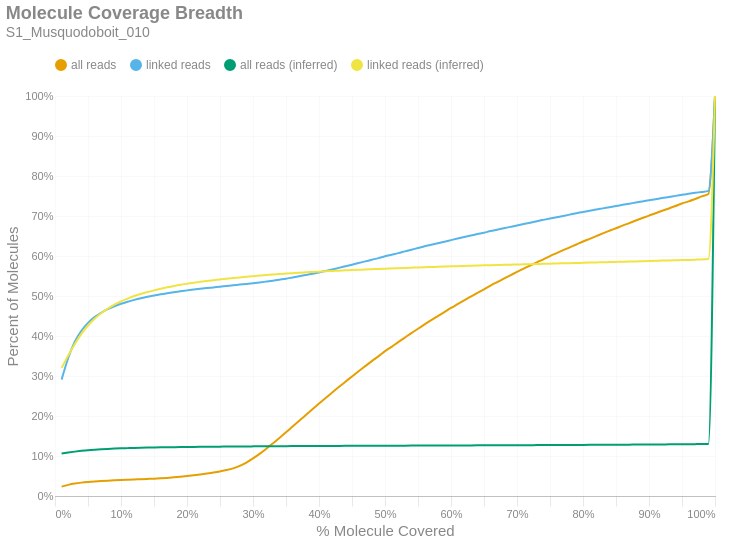

This figure's notebook cell:
### Markdown cell above
### Molecule Read Coverage
This chart shows molecule coverage breadth as computed by the number of bases aligned to that molecule. In other words, "*how much of each unique long molecule is actually sequenced/aligned?*" Keep in mind there is a distinction between sequences and alignments, since some sequences belonging to a particular molecule may not align well and wouldn't appear in the alignment data. This chart also shows molecule coverage breadth as computed by the *inferred fragment* from which the aligned sequences originate. Unlike read coverage, this calculation takes into account the total insert size, including unsequenced gaps between the forward and reverse reads. Like the previous figures, these are cumulative percents.

### Code cell
if SKIPLR:
    print_html(f"Skipped")
else:
    binned_df = consolidated_hist(valids['coverage_bp'], mask, 0.01, True)
    binned_df_inf = consolidated_hist(valids['coverage_inserts'], mask, 0.01, True)
    binned_df = binned_df.with_columns(pl.lit(binned_df_inf['all reads (cumsum)']).alias('all reads (inferred)'))
    binned_df = binned_df.with_columns(pl.lit(binned_df_inf['linked reads (cumsum)']).alias('linked reads (inferred)'))
    binned_df = binned_df.with_columns(
        (pl.col('bin').cast(pl.Float64) + 0.01).alias('right_edge')
    )

    with SafeRender(binned_df):
        (
            density_plot(binned_df, 'Molecule Coverage Breadth', samplename, 'molcov', ['all reads (inferred)','linked reads (inferred)'])
            .encode(
                #x=alt.X('bin:Q', title="% Molecule Covered").axis(format = '%').scale(padding=0),
                x=alt.X('right_edge:Q', title="% Molecule Covered").axis(format='%').scale(padding=0),
                y=alt.Y('value:Q', title='Percent of Molecules')
                    .axis(format='%')
                    .stack(False)
                    .scale(domainMin=0, padding=0),
                color=alt.Color("key:N").scale(domain = ["all reads", "linked reads", "all reads (inferred)", "linked reads (inferred)"]),
                tooltip = [
                    alt.Tooltip("key:N", title = "Data Type"),
                    alt.Tooltip("range_label:N", title="% Molecule Covered"),
                    alt.Tooltip("value:Q", format = ".2%", title="% Molecules")
                ]
            )
        ).display()

### Figure 1 — Vega-Lite specification as saved in the notebook (floating-point values rounded to 4 significant figures)
{"width": "container", "height": 400, "config": {"title": {"anchor": "start", "dy": -15, "fontSize": 18, "color": "#888888", "subtitleColor": "#888888", "subtitleFontSize": 14}, "arc": {"fill": "#0072B2"}, "axis": {"domainColor": "#888888", "domainWidth": 0.5, "gridWidth": 0.2, "grid": false, "titleFontWeight": 400, "titleFontSize": 15, "labelFontSize": 11, "labelColor": "#888888", "tickColor": "#888888", "tickWidth": 0.2, "titleColor": "#888888"}, "axisBand": {"grid": false}, "axisX": {"grid": true, "tickSize": 10, "domainCap": "round"}, "axisY": {"domain": false, "grid": true, "tickSize": 0, "domainCap": "round"}, "background": "transparent", "header": {"labelFontSize": 15, "labelColor": "#888888", "titleFontSize": 15, "titleFontWeight": 600, "titleColor": "#888888"}, "legend": {"labelFont": "sans-serif", "labelFontSize": 12, "labelColor": "#888888", "symbolSize": 100, "symbolType": "circle", "titleFontSize": 12, "titlePadding": 10, "titleColor": "#888888", "title": null, "orient": "top"}, "range": {"category": ["#E69F00", "#56B4E9", "#009E73", "#F0E442", "#0072B2", "#D55E00", "#CC79A7", "#000000"], "diverging": ["#cfe8f3", "#a2d4ec", "#73bfe2", "#46abdb", "#1696d2", "#12719e"]}, "area": {"fill": "#0072B2", "fillOpacity": 0.7, "line": true, "strokeOpacity": 0.7}, "line": {"color": "#0072B2", "stroke": "#0072B2", "strokeWidth": 2}, "trail": {"color": "#0072B2", "stroke": "#0072B2", "strokeWidth": 0, "size": 1}, "point": {"filled": true, "fillOpacity": 1.0, "size": 95}, "text": {"color": "#888888", "fontSize": 11, "align": "right", "fontWeight": 400, "size": 11}, "bar": {"fill": "#0072B2", "stroke": null}, "view": {"stroke": null, "continuousWidth": 660, "continuousHeight": 400}}, "data": {"name": "data-4e44ec08aa165a5f848769bc50f5bca7"}, "mark": {"type": "line", "interpolate": "monotone", "point": {"opacity": 0, "size": 275}}, "encoding": {"color": {"field": "key", "scale": {"domain": ["all reads", "linked reads", "all reads (inferred)", "linked reads (inferred)"]}, "type": "nominal"}, "tooltip": [{"field": "key", "title": "Data Type", "type": "nominal"}, {"field": "range_label", "title": "% Molecule Covered", "type": "nominal"}, {"field": "value", "format": ".2%", "title": "% Molecules", "type": "quantitative"}], "x": {"axis": {"format": "%"}, "field": "right_edge", "scale": {"padding": 0}, "title": "% Molecule Covered", "type": "quantitative"}, "y": {"axis": {"format": "%"}, "field": "value", "scale": {"domainMin": 0, "padding": 0}, "stack": false, "title": "Percent of Molecules", "type": "quantitative"}}, "params": [{"name": "param_c36ac31b6afebe62", "select": {"type": "point", "fields": ["key"]}, "bind": "legend"}], "title": {"text": "Molecule Coverage Breadth", "subtitle": "S1_Musquodoboit_010"}, "transform": [{"fold": ["all reads (cumsum)", "linked reads (cumsum)", "all reads (inferred)", "linked reads (inferred)"]}, {"calculate": "replace(datum.key, ' (cumsum)', '')", "as": "key"}, {"filter": {"param": "param_c36ac31b6afebe62"}}], "usermeta": {"embedOptions": {"downloadFileName": "S1_Musquodoboit_010.molcov"}}, "$schema": "https://vega.github.io/schema/vega-lite/v6.1.0.json", "datasets": {"data-4e44ec08aa165a5f848769bc50f5bca7": [{"bin": "0.0", "interval": "0.0-0.01", "all reads": 0.02352, "linked reads": 0.2909, "all reads (cumsum)": 0.02352, "linked reads (cumsum)": 0.2909, "range_label": "0.0-0.01", "all reads (inferred)": 0.1063, "linked reads (inferred)": 0.3203, "right_edge": 0.01}, {"bin": "0.01", "interval": "0.01-0.02", "all reads": 0.004323, "linked reads": 0.05405, "all reads (cumsum)": 0.02784, "linked reads (cumsum)": 0.3449, "range_label": "0.01-0.02", "all reads (inferred)": 0.1087, "linked reads (inferred)": 0.3509, "right_edge": 0.02}, {"bin": "0.02", "interval": "0.02-0.03", "all reads": 0.003281, "linked reads": 0.04087, "all reads (cumsum)": 0.03112, "linked reads (cumsum)": 0.3858, "range_label": "0.02-0.03", "all reads (inferred)": 0.1109, "linked reads (inferred)": 0.38, "right_edge": 0.03}, {"bin": "0.03", "interval": "0.03-0.04", "all reads": 0.002306, "linked reads": 0.02727, "all reads (cumsum)": 0.03343, "linked reads (cumsum)": 0.4131, "range_label": "0.03-0.04", "all reads (inferred)": 0.1129, "linked reads (inferred)": 0.4054, "right_edge": 0.04}, {"bin": "0.04", "interval": "0.04-0.05", "all reads": 0.00168, "linked reads": 0.01971, "all reads (cumsum)": 0.03511, "linked reads (cumsum)": 0.4328, "range_label": "0.04-0.05", "all reads (inferred)": 0.1145, "linked reads (inferred)": 0.4263, "right_edge": 0.05}, {"bin": "0.05", "interval": "0.05-0.06", "all reads": 0.00132, "linked reads": 0.01434, "all reads (cumsum)": 0.03643, "linked reads (cumsum)": 0.4471, "range_label": "0.05-0.06", "all reads (inferred)": 0.1158, "linked reads (inferred)": 0.4432, "right_edge": 0.06}, {"bin": "0.06", "interval": "0.06-0.07", "all reads": 0.001046, "linked reads": 0.01098, "all reads (cumsum)": 0.03748, "linked reads (cumsum)": 0.4581, "range_label": "0.06-0.07", "all reads (inferred)": 0.1169, "linked reads (inferred)": 0.457, "right_edge": 0.07}, {"bin": "0.07", "interval": "0.07-0.08", "all reads": 0.0009064, "linked reads": 0.008991, "all reads (cumsum)": 0.03838, "linked reads (cumsum)": 0.4671, "range_label": "0.07-0.08", "all reads (inferred)": 0.1178, "linked reads (inferred)": 0.4684, "right_edge": 0.08}, {"bin": "0.08", "interval": "0.08-0.09", "all reads": 0.0008029, "linked reads": 0.007349, "all reads (cumsum)": 0.03919, "linked reads (cumsum)": 0.4744, "range_label": "0.08-0.09", "all reads (inferred)": 0.1185, "linked reads (inferred)": 0.4782, "right_edge": 0.09}, {"bin": "0.09", "interval": "0.09-0.1", "all reads": 0.0007656, "linked reads": 0.006186, "all reads (cumsum)": 0.03995, "linked reads (cumsum)": 0.4806, "range_label": "0.09-0.1", "all reads (inferred)": 0.1192, "linked reads (inferred)": 0.4866, "right_edge": 0.1}, {"bin": "0.1", "interval": "0.1-0.11", "all reads": 0.0006953, "linked reads": 0.005156, "all reads (cumsum)": 0.04065, "linked reads (cumsum)": 0.4858, "range_label": "0.1-0.11", "all reads (inferred)": 0.1197, "linked reads (inferred)": 0.4934, "right_edge": 0.11}, {"bin": "0.11", "interval": "0.11-0.12", "all reads": 0.0006817, "linked reads": 0.004604, "all reads (cumsum)": 0.04133, "linked reads (cumsum)": 0.4904, "range_label": "0.11-0.12", "all reads (inferred)": 0.1202, "linked reads (inferred)": 0.4999, "right_edge": 0.12}, {"bin": "0.12", "interval": "0.12-0.13", "all reads": 0.0006674, "linked reads": 0.004155, "all reads (cumsum)": 0.042, "linked reads (cumsum)": 0.4945, "range_label": "0.12-0.13", "all reads (inferred)": 0.1206, "linked reads (inferred)": 0.5051, "right_edge": 0.13}, {"bin": "0.13", "interval": "0.13-0.14", "all reads": 0.0006892, "linked reads": 0.003677, "all reads (cumsum)": 0.04268, "linked reads (cumsum)": 0.4982, "range_label": "0.13-0.14", "all reads (inferred)": 0.121, "linked reads (inferred)": 0.5098, "right_edge": 0.14}, {"bin": "0.14", "interval": "0.14-0.15", "all reads": 0.0007215, "linked reads": 0.0031, "all reads (cumsum)": 0.04341, "linked reads (cumsum)": 0.5013, "range_label": "0.14-0.15", "all reads (inferred)": 0.1213, "linked reads (inferred)": 0.5141, "right_edge": 0.15}, {"bin": "0.15", "interval": "0.15-0.16", "all reads": 0.0008462, "linked reads": 0.002785, "all reads (cumsum)": 0.04425, "linked reads (cumsum)": 0.5041, "range_label": "0.15-0.16", "all reads (inferred)": 0.1216, "linked reads (inferred)": 0.5181, "right_edge": 0.16}, {"bin": "0.16", "interval": "0.16-0.17", "all reads": 0.00105, "linked reads": 0.0028, "all reads (cumsum)": 0.0453, "linked reads (cumsum)": 0.5069, "range_label": "0.16-0.17", "all reads (inferred)": 0.1219, "linked reads (inferred)": 0.5218, "right_edge": 0.17}, {"bin": "0.17", "interval": "0.17-0.18", "all reads": 0.001329, "linked reads": 0.002726, "all reads (cumsum)": 0.04663, "linked reads (cumsum)": 0.5096, "range_label": "0.17-0.18", "all reads (inferred)": 0.1221, "linked reads (inferred)": 0.5249, "right_edge": 0.18}, {"bin": "0.18", "interval": "0.18-0.19", "all reads": 0.001505, "linked reads": 0.002445, "all reads (cumsum)": 0.04814, "linked reads (cumsum)": 0.5121, "range_label": "0.18-0.19", "all reads (inferred)": 0.1224, "linked reads (inferred)": 0.5279, "right_edge": 0.19}, {"bin": "0.19", "interval": "0.19-0.2", "all reads": 0.001695, "linked reads": 0.002006, "all reads (cumsum)": 0.04983, "linked reads (cumsum)": 0.5141, "range_label": "0.19-0.2", "all reads (inferred)": 0.1226, "linked reads (inferred)": 0.5306, "right_edge": 0.2}, {"bin": "0.2", "interval": "0.2-0.21", "all reads": 0.001872, "linked reads": 0.00207, "all reads (cumsum)": 0.0517, "linked reads (cumsum)": 0.5161, "range_label": "0.2-0.21", "all reads (inferred)": 0.1228, "linked reads (inferred)": 0.5331, "right_edge": 0.21}, {"bin": "0.21", "interval": "0.21-0.22", "all reads": 0.002095, "linked reads": 0.001898, "all reads (cumsum)": 0.0538, "linked reads (cumsum)": 0.518, "range_label": "0.21-0.22", "all reads (inferred)": 0.1229, "linked reads (inferred)": 0.5354, "right_edge": 0.22}, {"bin": "0.22", "interval": "0.22-0.23", "all reads": 0.002346, "linked reads": 0.001799, "all reads (cumsum)": 0.05614, "linked reads (cumsum)": 0.5198, "range_label": "0.22-0.23", "all reads (inferred)": 0.1231, "linked reads (inferred)": 0.5376, "right_edge": 0.23}, {"bin": "0.23", "interval": "0.23-0.24", "all reads": 0.002501, "linked reads": 0.001701, "all reads (cumsum)": 0.05865, "linked reads (cumsum)": 0.5215, "range_label": "0.23-0.24", "all reads (inferred)": 0.1233, "linked reads (inferred)": 0.5396, "right_edge": 0.24}, {"bin": "0.24", "interval": "0.24-0.25", "all reads": 0.002836, "linked reads": 0.00174, "all reads (cumsum)": 0.06148, "linked reads (cumsum)": 0.5233, "range_label": "0.24-0.25", "all reads (inferred)": 0.1234, "linked reads (inferred)": 0.5414, "right_edge": 0.25}, {"bin": "0.25", "interval": "0.25-0.26", "all reads": 0.003306, "linked reads": 0.001632, "all reads (cumsum)": 0.06479, "linked reads (cumsum)": 0.5249, "range_label": "0.25-0.26", "all reads (inferred)": 0.1236, "linked reads (inferred)": 0.5433, "right_edge": 0.26}, {"bin": "0.26", "interval": "0.26-0.27", "all reads": 0.004358, "linked reads": 0.001696, "all reads (cumsum)": 0.06915, "linked reads (cumsum)": 0.5266, "range_label": "0.26-0.27", "all reads (inferred)": 0.1237, "linked reads (inferred)": 0.5449, "right_edge": 0.27}, {"bin": "0.27", "interval": "0.27-0.28", "all reads": 0.006171, "linked reads": 0.001848, "all reads (cumsum)": 0.07532, "linked reads (cumsum)": 0.5285, "range_label": "0.27-0.28", "all reads (inferred)": 0.1238, "linked reads (inferred)": 0.5466, "right_edge": 0.28}, {"bin": "0.28", "interval": "0.28-0.29", "all reads": 0.008326, "linked reads": 0.00173, "all reads (cumsum)": 0.08364, "linked reads (cumsum)": 0.5302, "range_label": "0.28-0.29", "all reads (inferred)": 0.1239, "linked reads (inferred)": 0.5481, "right_edge": 0.29}, {"bin": "0.29", "interval": "0.29-0.3", "all reads": 0.01026, "linked reads": 0.001893, "all reads (cumsum)": 0.0939, "linked reads (cumsum)": 0.5321, "range_label": "0.29-0.3", "all reads (inferred)": 0.1241, "linked reads (inferred)": 0.5496, "right_edge": 0.3}, {"bin": "0.3", "interval": "0.3-0.31", "all reads": 0.01139, "linked reads": 0.001888, "all reads (cumsum)": 0.1053, "linked reads (cumsum)": 0.534, "range_label": "0.3-0.31", "all reads (inferred)": 0.1242, "linked reads (inferred)": 0.551, "right_edge": 0.31}, {"bin": "0.31", "interval": "0.31-0.32", "all reads": 0.01275, "linked reads": 0.002134, "all reads (cumsum)": 0.118, "linked reads (cumsum)": 0.5361, "range_label": "0.31-0.32", "all reads (inferred)": 0.1243, "linked reads (inferred)": 0.5524, "right_edge": 0.32}, {"bin": "0.32", "interval": "0.32-0.33", "all reads": 0.01339, "linked reads": 0.002243, "all reads (cumsum)": 0.1314, "linked reads (cumsum)": 0.5383, "range_label": "0.32-0.33", "all reads (inferred)": 0.1244, "linked reads (inferred)": 0.5537, "right_edge": 0.33}, {"bin": "0.33", "interval": "0.33-0.34", "all reads": 0.01368, "linked reads": 0.002524, "all reads (cumsum)": 0.1451, "linked reads (cumsum)": 0.5409, "range_label": "0.33-0.34", "all reads (inferred)": 0.1245, "linked reads (inferred)": 0.555, "right_edge": 0.34}, {"bin": "0.34", "interval": "0.34-0.35", "all reads": 0.01404, "linked reads": 0.002509, "all reads (cumsum)": 0.1591, "linked reads (cumsum)": 0.5434, "range_label": "0.34-0.35", "all reads (inferred)": 0.1246, "linked reads (inferred)": 0.5561, "right_edge": 0.35}, {"bin": "0.35", "interval": "0.35-0.36", "all reads": 0.01447, "linked reads": 0.003056, "all reads (cumsum)": 0.1736, "linked reads (cumsum)": 0.5464, "range_label": "0.35-0.36", "all reads (inferred)": 0.1247, "linked reads (inferred)": 0.5571, "right_edge": 0.36}, {"bin": "0.36", "interval": "0.36-0.37", "all reads": 0.01424, "linked reads": 0.002992, "all reads (cumsum)": 0.1879, "linked reads (cumsum)": 0.5494, "range_label": "0.36-0.37", "all reads (inferred)": 0.1248, "linked reads (inferred)": 0.5582, "right_edge": 0.37}, {"bin": "0.37", "interval": "0.37-0.38", "all reads": 0.0144, "linked reads": 0.002888, "all reads (cumsum)": 0.2023, "linked reads (cumsum)": 0.5523, "range_label": "0.37-0.38", "all reads (inferred)": 0.1249, "linked reads (inferred)": 0.5591, "right_edge": 0.38}, {"bin": "0.38", "interval": "0.38-0.39", "all reads": 0.01444, "linked reads": 0.003396, "all reads (cumsum)": 0.2167, "linked reads (cumsum)": 0.5557, "range_label": "0.38-0.39", "all reads (inferred)": 0.1249, "linked reads (inferred)": 0.56, "right_edge": 0.39}, {"bin": "0.39", "interval": "0.39-0.4", "all reads": 0.0144, "linked reads": 0.003169, "all reads (cumsum)": 0.2311, "linked reads (cumsum)": 0.5589, "range_label": "0.39-0.4", "all reads (inferred)": 0.125, "linked reads (inferred)": 0.5609, "right_edge": 0.4}, {"bin": "0.4", "interval": "0.4-0.41", "all reads": 0.01374, "linked reads": 0.003608, "all reads (cumsum)": 0.2448, "linked reads (cumsum)": 0.5625, "range_label": "0.4-0.41", "all reads (inferred)": 0.1251, "linked reads (inferred)": 0.5618, "right_edge": 0.41}, {"bin": "0.41", "interval": "0.41-0.42", "all reads": 0.01393, "linked reads": 0.003845, "all reads (cumsum)": 0.2588, "linked reads (cumsum)": 0.5663, "range_label": "0.41-0.42", "all reads (inferred)": 0.1252, "linked reads (inferred)": 0.5625, "right_edge": 0.42}, {"bin": "0.42", "interval": "0.42-0.43", "all reads": 0.01368, "linked reads": 0.004047, "all reads (cumsum)": 0.2724, "linked reads (cumsum)": 0.5704, "range_label": "0.42-0.43", "all reads (inferred)": 0.1253, "linked reads (inferred)": 0.5634, "right_edge": 0.43}, {"bin": "0.43", "interval": "0.43-0.44", "all reads": 0.01318, "linked reads": 0.00384, "all reads (cumsum)": 0.2856, "linked reads (cumsum)": 0.5742, "range_label": "0.43-0.44", "all reads (inferred)": 0.1253, "linked reads (inferred)": 0.5641, "right_edge": 0.44}, {"bin": "0.44", "interval": "0.44-0.45", "all reads": 0.01334, "linked reads": 0.004022, "all reads (cumsum)": 0.299, "linked reads (cumsum)": 0.5782, "range_label": "0.44-0.45", "all reads (inferred)": 0.1254, "linked reads (inferred)": 0.5648, "right_edge": 0.45}, {"bin": "0.45", "interval": "0.45-0.46", "all reads": 0.01302, "linked reads": 0.004165, "all reads (cumsum)": 0.312, "linked reads (cumsum)": 0.5824, "range_label": "0.45-0.46", "all reads (inferred)": 0.1255, "linked reads (inferred)": 0.5656, "right_edge": 0.46}, {"bin": "0.46", "interval": "0.46-0.47", "all reads": 0.01267, "linked reads": 0.004091, "all reads (cumsum)": 0.3246, "linked reads (cumsum)": 0.5865, "range_label": "0.46-0.47", "all reads (inferred)": 0.1255, "linked reads (inferred)": 0.5663, "right_edge": 0.47}, {"bin": "0.47", "interval": "0.47-0.48", "all reads": 0.01261, "linked reads": 0.004131, "all reads (cumsum)": 0.3373, "linked reads (cumsum)": 0.5906, "range_label": "0.47-0.48", "all reads (inferred)": 0.1256, "linked reads (inferred)": 0.567, "right_edge": 0.48}, {"bin": "0.48", "interval": "0.48-0.49", "all reads": 0.0119, "linked reads": 0.004052, "all reads (cumsum)": 0.3491, "linked reads (cumsum)": 0.5947, "range_label": "0.48-0.49", "all reads (inferred)": 0.1257, "linked reads (inferred)": 0.5677, "right_edge": 0.49}, {"bin": "0.49", "interval": "0.49-0.5", "all reads": 0.01295, "linked reads": 0.004638, "all reads (cumsum)": 0.3621, "linked reads (cumsum)": 0.5993, "range_label": "0.49-0.5", "all reads (inferred)": 0.1257, "linked reads (inferred)": 0.5684, "right_edge": 0.5}, {"bin": "0.5", "interval": "0.5-0.51", "all reads": 0.01087, "linked reads": 0.003914, "all reads (cumsum)": 0.373, "linked reads (cumsum)": 0.6032, "range_label": "0.5-0.51", "all reads (inferred)": 0.1258, "linked reads (inferred)": 0.569, "right_edge": 0.51}, {"bin": "0.51", "interval": "0.51-0.52", "all reads": 0.01181, "linked reads": 0.003904, "all reads (cumsum)": 0.3848, "linked reads (cumsum)": 0.6071, "range_label": "0.51-0.52", "all reads (inferred)": 0.1259, "linked reads (inferred)": 0.5697, "right_edge": 0.52}, {"bin": "0.52", "interval": "0.52-0.53", "all reads": 0.01128, "linked reads": 0.004352, "all reads (cumsum)": 0.3961, "linked reads (cumsum)": 0.6115, "range_label": "0.52-0.53", "all reads (inferred)": 0.1259, "linked reads (inferred)": 0.5702, "right_edge": 0.53}, {"bin": "0.53", "interval": "0.53-0.54", "all reads": 0.01129, "linked reads": 0.004308, "all reads (cumsum)": 0.4073, "linked reads (cumsum)": 0.6158, "range_label": "0.53-0.54", "all reads (inferred)": 0.126, "linked reads (inferred)": 0.5708, "right_edge": 0.54}, {"bin": "0.54", "interval": "0.54-0.55", "all reads": 0.01077, "linked reads": 0.004076, "all reads (cumsum)": 0.4181, "linked reads (cumsum)": 0.6199, "range_label": "0.54-0.55", "all reads (inferred)": 0.126, "linked reads (inferred)": 0.5715, "right_edge": 0.55}, {"bin": "0.55", "interval": "0.55-0.56", "all reads": 0.0109, "linked reads": 0.004328, "all reads (cumsum)": 0.429, "linked reads (cumsum)": 0.6242, "range_label": "0.55-0.56", "all reads (inferred)": 0.1261, "linked reads (inferred)": 0.572, "right_edge": 0.56}, {"bin": "0.56", "interval": "0.56-0.57", "all reads": 0.01065, "linked reads": 0.003933, "all reads (cumsum)": 0.4397, "linked reads (cumsum)": 0.6281, "range_label": "0.56-0.57", "all reads (inferred)": 0.1262, "linked reads (inferred)": 0.5726, "right_edge": 0.57}, {"bin": "0.57", "interval": "0.57-0.58", "all reads": 0.01018, "linked reads": 0.003933, "all reads (cumsum)": 0.4499, "linked reads (cumsum)": 0.6321, "range_label": "0.57-0.58", "all reads (inferred)": 0.1262, "linked reads (inferred)": 0.5731, "right_edge": 0.58}, {"bin": "0.58", "interval": "0.58-0.59", "all reads": 0.01009, "linked reads": 0.003726, "all reads (cumsum)": 0.4599, "linked reads (cumsum)": 0.6358, "range_label": "0.58-0.59", "all reads (inferred)": 0.1263, "linked reads (inferred)": 0.5736, "right_edge": 0.59}, {"bin": "0.59", "interval": "0.59-0.6", "all reads": 0.01013, "linked reads": 0.003958, "all reads (cumsum)": 0.4701, "linked reads (cumsum)": 0.6398, "range_label": "0.59-0.6", "all reads (inferred)": 0.1264, "linked reads (inferred)": 0.5741, "right_edge": 0.6}, {"bin": "0.6", "interval": "0.6-0.61", "all reads": 0.009555, "linked reads": 0.003938, "all reads (cumsum)": 0.4796, "linked reads (cumsum)": 0.6437, "range_label": "0.6-0.61", "all reads (inferred)": 0.1264, "linked reads (inferred)": 0.5746, "right_edge": 0.61}, {"bin": "0.61", "interval": "0.61-0.62", "all reads": 0.009602, "linked reads": 0.003756, "all reads (cumsum)": 0.4892, "linked reads (cumsum)": 0.6474, "range_label": "0.61-0.62", "all reads (inferred)": 0.1265, "linked reads (inferred)": 0.5751, "right_edge": 0.62}, {"bin": "0.62", "interval": "0.62-0.63", "all reads": 0.009349, "linked reads": 0.003662, "all reads (cumsum)": 0.4986, "linked reads (cumsum)": 0.6511, "range_label": "0.62-0.63", "all reads (inferred)": 0.1265, "linked reads (inferred)": 0.5757, "right_edge": 0.63}, {"bin": "0.63", "interval": "0.63-0.64", "all reads": 0.009296, "linked reads": 0.003741, "all reads (cumsum)": 0.5079, "linked reads (cumsum)": 0.6549, "range_label": "0.63-0.64", "all reads (inferred)": 0.1266, "linked reads (inferred)": 0.5761, "right_edge": 0.64}, {"bin": "0.64", "interval": "0.64-0.65", "all reads": 0.008955, "linked reads": 0.00349, "all reads (cumsum)": 0.5168, "linked reads (cumsum)": 0.6583, "range_label": "0.64-0.65", "all reads (inferred)": 0.1267, "linked reads (inferred)": 0.5766, "right_edge": 0.65}, {"bin": "0.65", "interval": "0.65-0.66", "all reads": 0.00926, "linked reads": 0.003973, "all reads (cumsum)": 0.5261, "linked reads (cumsum)": 0.6623, "range_label": "0.65-0.66", "all reads (inferred)": 0.1267, "linked reads (inferred)": 0.5771, "right_edge": 0.66}, {"bin": "0.66", "interval": "0.66-0.67", "all reads": 0.008657, "linked reads": 0.003529, "all reads (cumsum)": 0.5347, "linked reads (cumsum)": 0.6658, "range_label": "0.66-0.67", "all reads (inferred)": 0.1268, "linked reads (inferred)": 0.5775, "right_edge": 0.67}, {"bin": "0.67", "interval": "0.67-0.68", "all reads": 0.00864, "linked reads": 0.003613, "all reads (cumsum)": 0.5434, "linked reads (cumsum)": 0.6695, "range_label": "0.67-0.68", "all reads (inferred)": 0.1269, "linked reads (inferred)": 0.5779, "right_edge": 0.68}, {"bin": "0.68", "interval": "0.68-0.69", "all reads": 0.008377, "linked reads": 0.003406, "all reads (cumsum)": 0.5518, "linked reads (cumsum)": 0.6729, "range_label": "0.68-0.69", "all reads (inferred)": 0.1269, "linked reads (inferred)": 0.5783, "right_edge": 0.69}, {"bin": "0.69", "interval": "0.69-0.7", "all reads": 0.008427, "linked reads": 0.003436, "all reads (cumsum)": 0.5602, "linked reads (cumsum)": 0.6763, "range_label": "0.69-0.7", "all reads (inferred)": 0.127, "linked reads (inferred)": 0.5787, "right_edge": 0.7}, {"bin": "0.7", "interval": "0.7-0.71", "all reads": 0.008143, "linked reads": 0.003514, "all reads (cumsum)": 0.5683, "linked reads (cumsum)": 0.6798, "range_label": "0.7-0.71", "all reads (inferred)": 0.1271, "linked reads (inferred)": 0.5791, "right_edge": 0.71}, {"bin": "0.71", "interval": "0.71-0.72", "all reads": 0.007888, "linked reads": 0.003436, "all reads (cumsum)": 0.5762, "linked reads (cumsum)": 0.6832, "range_label": "0.71-0.72", "all reads (inferred)": 0.1271, "linked reads (inferred)": 0.5795, "right_edge": 0.72}, {"bin": "0.72", "interval": "0.72-0.73", "all reads": 0.007923, "linked reads": 0.003707, "all reads (cumsum)": 0.5841, "linked reads (cumsum)": 0.687, "range_label": "0.72-0.73", "all reads (inferred)": 0.1272, "linked reads (inferred)": 0.5799, "right_edge": 0.73}, {"bin": "0.73", "interval": "0.73-0.74", "all reads": 0.007647, "linked reads": 0.003401, "all reads (cumsum)": 0.5918, "linked reads (cumsum)": 0.6904, "range_label": "0.73-0.74", "all reads (inferred)": 0.1273, "linked reads (inferred)": 0.5804, "right_edge": 0.74}, {"bin": "0.74", "interval": "0.74-0.75", "all reads": 0.008041, "linked reads": 0.003307, "all reads (cumsum)": 0.5998, "linked reads (cumsum)": 0.6937, "range_label": "0.74-0.75", "all reads (inferred)": 0.1274, "linked reads (inferred)": 0.5808, "right_edge": 0.75}, {"bin": "0.75", "interval": "0.75-0.76", "all reads": 0.007312, "linked reads": 0.003258, "all reads (cumsum)": 0.6071, "linked reads (cumsum)": 0.6969, "range_label": "0.75-0.76", "all reads (inferred)": 0.1275, "linked reads (inferred)": 0.5814, "right_edge": 0.76}, {"bin": "0.76", "interval": "0.76-0.77", "all reads": 0.007376, "linked reads": 0.003174, "all reads (cumsum)": 0.6145, "linked reads (cumsum)": 0.7001, "range_label": "0.76-0.77", "all reads (inferred)": 0.1275, "linked reads (inferred)": 0.5817, "right_edge": 0.77}, {"bin": "0.77", "interval": "0.77-0.78", "all reads": 0.007178, "linked reads": 0.003347, "all reads (cumsum)": 0.6217, "linked reads (cumsum)": 0.7034, "range_label": "0.77-0.78", "all reads (inferred)": 0.1276, "linked reads (inferred)": 0.5821, "right_edge": 0.78}, {"bin": "0.78", "interval": "0.78-0.79", "all reads": 0.007093, "linked reads": 0.003495, "all reads (cumsum)": 0.6288, "linked reads (cumsum)": 0.7069, "range_label": "0.78-0.79", "all reads (inferred)": 0.1277, "linked reads (inferred)": 0.5826, "right_edge": 0.79}, {"bin": "0.79", "interval": "0.79-0.8", "all reads": 0.007363, "linked reads": 0.003081, "all reads (cumsum)": 0.6362, "linked reads (cumsum)": 0.71, "range_label": "0.79-0.8", "all reads (inferred)": 0.1278, "linked reads (inferred)": 0.583, "right_edge": 0.8}, {"bin": "0.8", "interval": "0.8-0.81", "all reads": 0.006724, "linked reads": 0.003007, "all reads (cumsum)": 0.6429, "linked reads (cumsum)": 0.713, "range_label": "0.8-0.81", "all reads (inferred)": 0.1278, "linked reads (inferred)": 0.5834, "right_edge": 0.81}, {"bin": "0.81", "interval": "0.81-0.82", "all reads": 0.006735, "linked reads": 0.003179, "all reads (cumsum)": 0.6496, "linked reads (cumsum)": 0.7162, "range_label": "0.81-0.82", "all reads (inferred)": 0.1279, "linked reads (inferred)": 0.5838, "right_edge": 0.82}, {"bin": "0.82", "interval": "0.82-0.83", "all reads": 0.006847, "linked reads": 0.002829, "all reads (cumsum)": 0.6565, "linked reads (cumsum)": 0.719, "range_label": "0.82-0.83", "all reads (inferred)": 0.128, "linked reads (inferred)": 0.5843, "right_edge": 0.83}, {"bin": "0.83", "interval": "0.83-0.84", "all reads": 0.006529, "linked reads": 0.002933, "all reads (cumsum)": 0.663, "linked reads (cumsum)": 0.722, "range_label": "0.83-0.84", "all reads (inferred)": 0.1281, "linked reads (inferred)": 0.5847, "right_edge": 0.84}, {"bin": "0.84", "interval": "0.84-0.85", "all reads": 0.006384, "linked reads": 0.002839, "all reads (cumsum)": 0.6694, "linked reads (cumsum)": 0.7248, "range_label": "0.84-0.85", "all reads (inferred)": 0.1282, "linked reads (inferred)": 0.5852, "right_edge": 0.85}, {"bin": "0.85", "interval": "0.85-0.86", "all reads": 0.006646, "linked reads": 0.003071, "all reads (cumsum)": 0.676, "linked reads (cumsum)": 0.7279, "range_label": "0.85-0.86", "all reads (inferred)": 0.1283, "linked reads (inferred)": 0.5856, "right_edge": 0.86}, {"bin": "0.86", "interval": "0.86-0.87", "all reads": 0.006292, "linked reads": 0.002898, "all reads (cumsum)": 0.6823, "linked reads (cumsum)": 0.7308, "range_label": "0.86-0.87", "all reads (inferred)": 0.1284, "linked reads (inferred)": 0.5861, "right_edge": 0.87}, {"bin": "0.87", "interval": "0.87-0.88", "all reads": 0.006386, "linked reads": 0.00277, "all reads (cumsum)": 0.6887, "linked reads (cumsum)": 0.7335, "range_label": "0.87-0.88", "all reads (inferred)": 0.1285, "linked reads (inferred)": 0.5865, "right_edge": 0.88}, {"bin": "0.88", "interval": "0.88-0.89", "all reads": 0.006189, "linked reads": 0.002879, "all reads (cumsum)": 0.6949, "linked reads (cumsum)": 0.7364, "range_label": "0.88-0.89", "all reads (inferred)": 0.1286, "linked reads (inferred)": 0.587, "right_edge": 0.89}, {"bin": "0.89", "interval": "0.89-0.9", "all reads": 0.006171, "linked reads": 0.002869, "all reads (cumsum)": 0.7011, "linked reads (cumsum)": 0.7393, "range_label": "0.89-0.9", "all reads (inferred)": 0.1287, "linked reads (inferred)": 0.5874, "right_edge": 0.9}, {"bin": "0.9", "interval": "0.9-0.91", "all reads": 0.005738, "linked reads": 0.002755, "all reads (cumsum)": 0.7068, "linked reads (cumsum)": 0.742, "range_label": "0.9-0.91", "all reads (inferred)": 0.1288, "linked reads (inferred)": 0.5879, "right_edge": 0.91}, {"bin": "0.91", "interval": "0.91-0.92", "all reads": 0.006492, "linked reads": 0.002908, "all reads (cumsum)": 0.7133, "linked reads (cumsum)": 0.745, "range_label": "0.91-0.92", "all reads (inferred)": 0.129, "linked reads (inferred)": 0.5884, "right_edge": 0.92}, {"bin": "0.92", "interval": "0.92-0.93", "all reads": 0.00555, "linked reads": 0.002573, "all reads (cumsum)": 0.7188, "linked reads (cumsum)": 0.7475, "range_label": "0.92-0.93", "all reads (inferred)": 0.1291, "linked reads (inferred)": 0.5889, "right_edge": 0.93}, {"bin": "0.93", "interval": "0.93-0.94", "all reads": 0.006037, "linked reads": 0.002814, "all reads (cumsum)": 0.7249, "linked reads (cumsum)": 0.7503, "range_label": "0.93-0.94", "all reads (inferred)": 0.1292, "linked reads (inferred)": 0.5893, "right_edge": 0.94}, {"bin": "0.94", "interval": "0.94-0.95", "all reads": 0.006386, "linked reads": 0.002568, "all reads (cumsum)": 0.7313, "linked reads (cumsum)": 0.7529, "range_label": "0.94-0.95", "all reads (inferred)": 0.1294, "linked reads (inferred)": 0.5897, "right_edge": 0.95}, {"bin": "0.95", "interval": "0.95-0.96", "all reads": 0.005202, "linked reads": 0.002622, "all reads (cumsum)": 0.7365, "linked reads (cumsum)": 0.7555, "range_label": "0.95-0.96", "all reads (inferred)": 0.1295, "linked reads (inferred)": 0.5902, "right_edge": 0.96}, {"bin": "0.96", "interval": "0.96-0.97", "all reads": 0.006118, "linked reads": 0.002445, "all reads (cumsum)": 0.7426, "linked reads (cumsum)": 0.758, "range_label": "0.96-0.97", "all reads (inferred)": 0.1297, "linked reads (inferred)": 0.5908, "right_edge": 0.97}, {"bin": "0.97", "interval": "0.97-0.98", "all reads": 0.00635, "linked reads": 0.002253, "all reads (cumsum)": 0.7489, "linked reads (cumsum)": 0.7602, "range_label": "0.97-0.98", "all reads (inferred)": 0.1299, "linked reads (inferred)": 0.5915, "right_edge": 0.98}, {"bin": "0.98", "interval": "0.98-0.99", "all reads": 0.005992, "linked reads": 0.002494, "all reads (cumsum)": 0.7549, "linked reads (cumsum)": 0.7627, "range_label": "0.98-0.99", "all reads (inferred)": 0.1301, "linked reads (inferred)": 0.5925, "right_edge": 0.99}, {"bin": "0.99", "interval": "0.99-1.0", "all reads": 0.2451, "linked reads": 0.2373, "all reads (cumsum)": 1.0, "linked reads (cumsum)": 1.0, "range_label": "0.99-1.0", "all reads (inferred)": 1.0, "linked reads (inferred)": 1.0, "right_edge": 1.0}]}}
